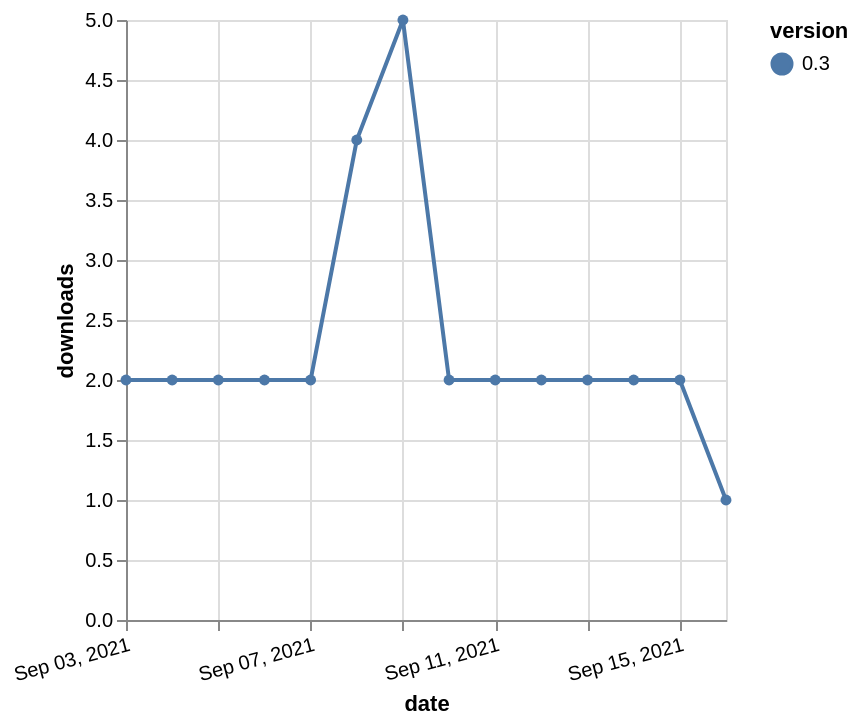

The Vega-Lite source for this figure:
### Vega-Lite specification from a JSON file in a GitHub repository (floating-point values rounded to 4 significant figures)
{"$schema": "https://vega.github.io/schema/vega-lite/v5.json", "description": "A simple bar chart with embedded data.", "data": {"values": [{"date": "2021-09-03", "total": 4739, "delta": 2, "version": "0.3"}, {"date": "2021-09-04", "total": 4741, "delta": 2, "version": "0.3"}, {"date": "2021-09-05", "total": 4743, "delta": 2, "version": "0.3"}, {"date": "2021-09-06", "total": 4745, "delta": 2, "version": "0.3"}, {"date": "2021-09-07", "total": 4747, "delta": 2, "version": "0.3"}, {"date": "2021-09-08", "total": 4751, "delta": 4, "version": "0.3"}, {"date": "2021-09-09", "total": 4756, "delta": 5, "version": "0.3"}, {"date": "2021-09-10", "total": 4758, "delta": 2, "version": "0.3"}, {"date": "2021-09-11", "total": 4760, "delta": 2, "version": "0.3"}, {"date": "2021-09-12", "total": 4762, "delta": 2, "version": "0.3"}, {"date": "2021-09-13", "total": 4764, "delta": 2, "version": "0.3"}, {"date": "2021-09-14", "total": 4766, "delta": 2, "version": "0.3"}, {"date": "2021-09-15", "total": 4768, "delta": 2, "version": "0.3"}, {"date": "2021-09-16", "total": 4769, "delta": 1, "version": "0.3"}]}, "width": "container", "mark": {"type": "line", "point": {"filled": true}}, "encoding": {"x": {"field": "date", "type": "temporal", "timeUnit": "yearmonthdate", "title": "date", "axis": {"labelAngle": -15}}, "y": {"field": "delta", "type": "quantitative", "title": "downloads"}, "color": {"field": "version", "type": "nominal"}, "tooltip": {"field": "delta"}}}
